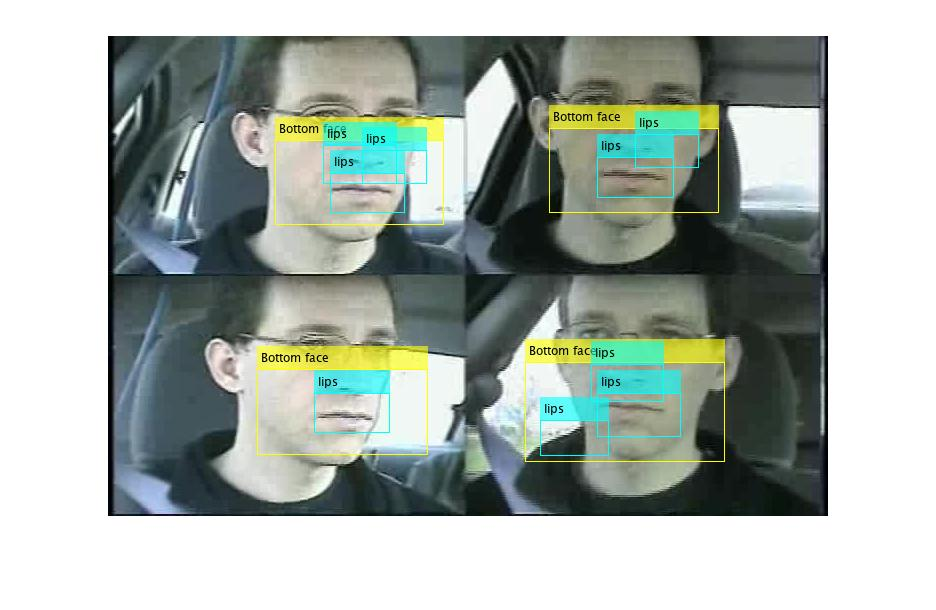
%> input picture Test_Classifier1.jpg, 936 x 610 px
$ octave --eval "result = Classifier1(imread('../Test_Classifier1.jpg'));"   (GNU Octave 9; MATLAB toolbox functions it lacks are replaced by stand-ins)
%> lines starting %> are read from the running program, lines starting %| are printed output that depends on the picture
function timeComplexity=Classifier1(image)
% Load the classifier
faceDetector = vision.CascadeObjectDetector;
myMouthDetector1 = vision.CascadeObjectDetector('lipsDetector1.xml');
% Image processing
imColor = image ;
%> imColor is the input picture: size 610x936x3 uint8; mean R, G, B 167.9, 177.1, 170.8
imGray = rgb2gray(imColor) ;
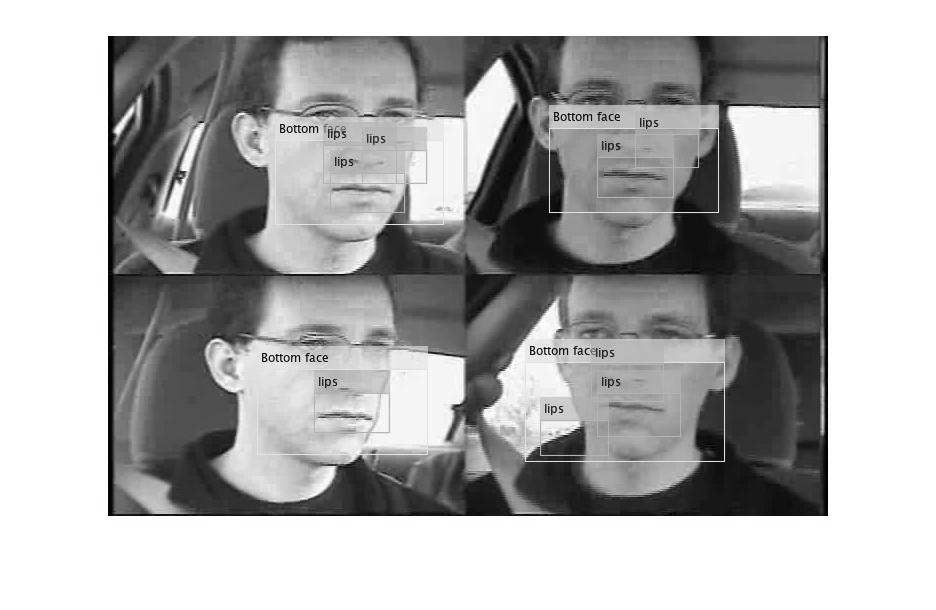
%> imGray: size 610x936 uint8; min 0, max 255, mean 173.6
bboxes = faceDetector(imColor);
%> bboxes = [257 275 177 177; 264 46 189 189; 540 30 192 192; 542 262 186 186]

% Time complexity measurement
tic;
initime = cputime;
time1   = clock;

% Classifier algorithm
bboxes_m11 = [] ;
bboxes_m21 = [] ;
bboxes_m31 = [] ;
bboxes_m41 = [] ;
% Select the bottom half
bboxesBottomHalf = [bboxes(:,1),bboxes(:,2)+(bboxes(:,4)/2),bboxes(:,3),(bboxes(:,4)/2)] ;
%> bboxesBottomHalf = [257 363.5 177 88.5; 264 140.5 189 94.5; 540 126 192 96; 542 355 186 93]

% Run the classifier algoithm on each faces
for i =1:size(bboxes,1)
    x_s = bboxes(i,1) ; y_s = bboxes(i,2) + (bboxes(i,4)/2) ;
    x_e = x_s + bboxes(i,3) ; y_e = y_s + (bboxes(i,4)/2) ;
    bottomHalf = imColor(y_s:y_e,x_s:x_e);

    % Classifier 1: HOG Feature
    bboxes_m11 = myMouthDetector1(bottomHalf);
    bboxes_m21 = [bboxes_m21;bboxes_m11+[x_s,y_s,0,0]] ;

end
%> this loop made 1 pass
%> (x_s, y_s, x_e, y_e) on pass 1: (257, 363.5, 434, 452)
%> pass 1, in Classifier1, `bottomHalf = imColor(y_s:y_e,x_s:x_e);`:
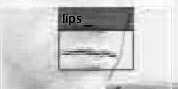
%> bottomHalf: size 89x178 uint8; min 0, max 255, mean 203.7

% Time complexity measurement
fintime = cputime;
elapsed = toc;
time2   = clock;
fprintf('TIC TOC: %g\n', elapsed);
fprintf('CPUTIME: %g\n', fintime - initime);
fprintf('CLOCK:   %g\n', etime(time2, time1))
timeComplexity = [elapsed, fintime - initime, etime(time2, time1)];
% Display the results
position = [bboxesBottomHalf; bboxes_m21];
num_face = size(bboxesBottomHalf, 1);
num_lips = size(bboxes_m21, 1);
label = {};
color = {};
for i = 1:num_face
    label{end+1} = 'Bottom face';
    color{end+1} = 'yellow';
end

for i = 1:num_lips
    label{end+1} = 'lips';
    color{end+1} = 'cyan';
end
test = insertObjectAnnotation(imColor,'rectangle',position,label,'LineWidth',1,'Color',color,'TextColor','black');
figure, imshow(test) ;
%> (the run ends here)
